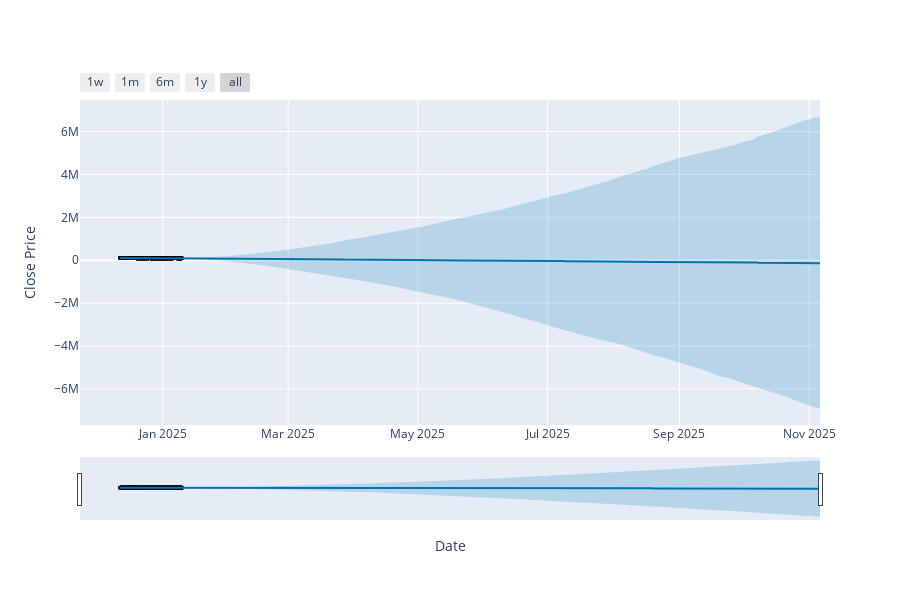

Here is the notebook cell this chart was saved with:
### Code cell
from prophet.plot import plot_plotly, plot_components_plotly

fig = plot_plotly(m, forcast, xlabel='Date', ylabel='Close Price')
fig.show()

### Figure 1 — Plotly figure (JSON) as saved in the notebook; plotly's stock layout.template omitted (floating-point values rounded to 4 significant figures; data arrays with more than 128 entries replaced by an {"elided": "..."} marker saying what was removed)
{"data": [{"marker": {"color": "black", "size": 4}, "mode": "markers", "name": "Actual", "type": "scatter", "x": {"elided": "700 str values"}, "y": {"elided": "700 float values"}}, {"hoverinfo": "skip", "line": {"width": 0}, "mode": "lines", "type": "scatter", "x": {"elided": "1000 str values"}, "y": {"elided": "1000 float values"}}, {"fill": "tonexty", "fillcolor": "rgba(0, 114, 178, 0.2)", "line": {"color": "#0072B2", "width": 2}, "mode": "lines", "name": "Predicted", "type": "scatter", "x": {"elided": "1000 str values"}, "y": {"elided": "1000 float values"}}, {"fill": "tonexty", "fillcolor": "rgba(0, 114, 178, 0.2)", "hoverinfo": "skip", "line": {"width": 0}, "mode": "lines", "type": "scatter", "x": {"elided": "1000 str values"}, "y": {"elided": "1000 float values"}}], "layout": {"height": 600, "showlegend": false, "width": 900, "xaxis": {"rangeselector": {"buttons": [{"count": 7, "label": "1w", "step": "day", "stepmode": "backward"}, {"count": 1, "label": "1m", "step": "month", "stepmode": "backward"}, {"count": 6, "label": "6m", "step": "month", "stepmode": "backward"}, {"count": 1, "label": "1y", "step": "year", "stepmode": "backward"}, {"step": "all"}]}, "rangeslider": {"visible": true}, "title": {"text": "Date"}, "type": "date"}, "yaxis": {"title": {"text": "Close Price"}}}}
